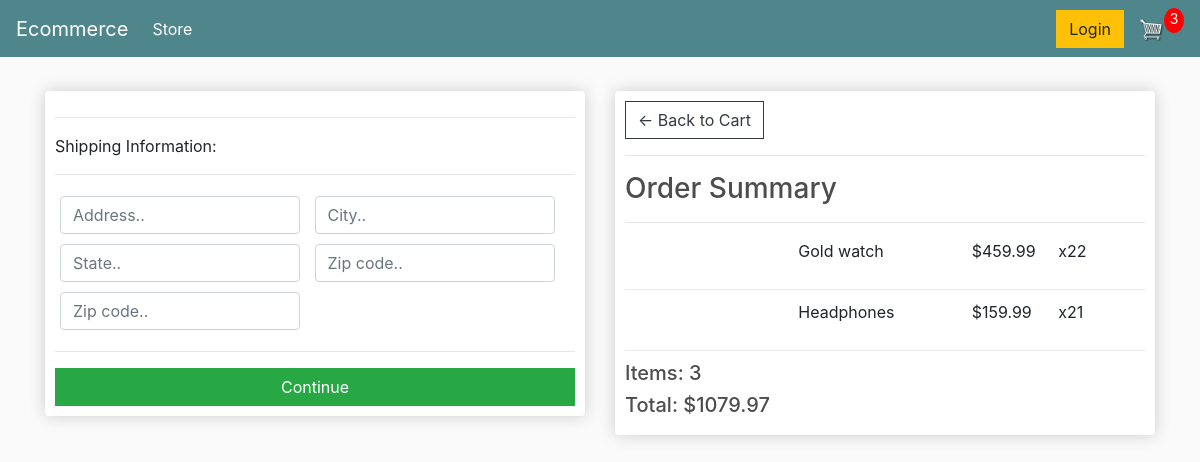
Before: /checkout/ (signed in) with the older database file.
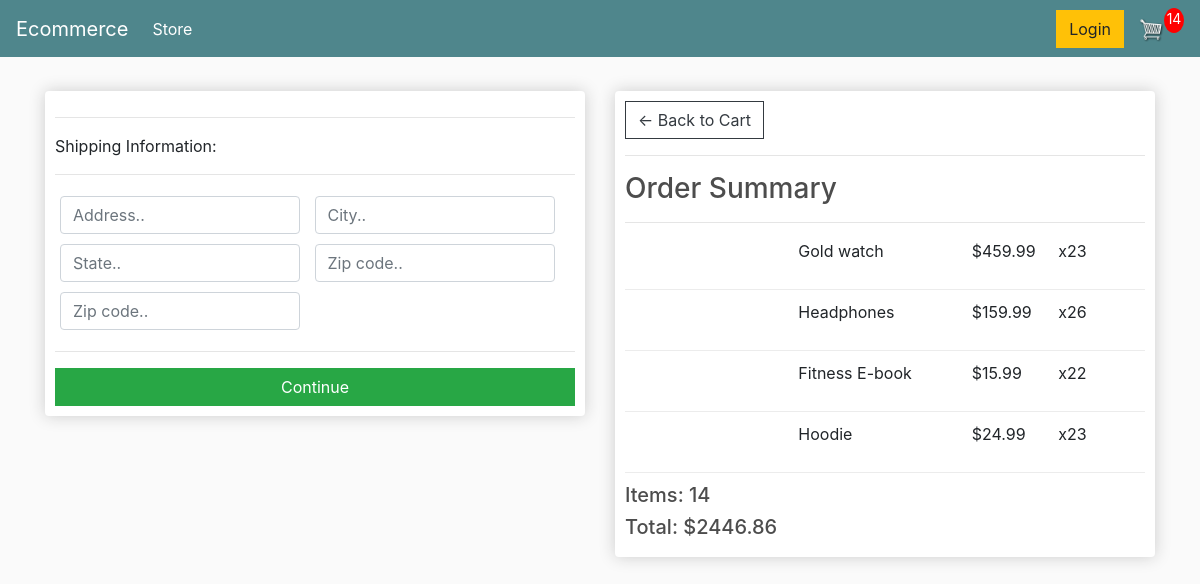
After: the same page with the newer database file.
### store/models.py (models this page shows, shortened)
class OrderItem(models.Model):
	product = models.ForeignKey(Product, on_delete=models.SET_NULL, null=True)
	order = models.ForeignKey(Order, on_delete=models.SET_NULL, null=True)
	quantity = models.IntegerField(default=0, null=True, blank=True)
	date_added = models.DateTimeField(auto_now_add=True)
	@property
	def get_total(self):
		total = self.product.price * self.quantity
		return total

class Product(models.Model):
	name = models.CharField(max_length=200)
	price = models.DecimalField(max_digits=7, decimal_places=2)
	digital = models.BooleanField(default=False,null=True, blank=True)
	image = models.ImageField(null=True, blank=True)

class Order(models.Model):
	customer = models.ForeignKey(Customer, on_delete=models.SET_NULL, null=True, blank=True)
	date_ordered = models.DateTimeField(auto_now_add=True)
	complete = models.BooleanField(default=False)
	transaction_id = models.CharField(max_length=100, null=True)
	@property
	def shipping(self):
		shipping = False
		orderitems = self.orderitem_set.all()
		for i in orderitems:
			if i.product.digital == False:
				shipping = True
		return shipping
	@property
	def get_cart_total(self):
		orderitems = self.orderitem_set.all()
		total = sum([item.get_total for item in orderitems])
		return total
	@property
	def get_cart_items(self):
		orderitems = self.orderitem_set.all()
		total = sum([item.quantity for item in orderitems])
		return total

### store/views.py (the view)
# urls.py: path('checkout/', views.checkout, name="checkout"),
def checkout(request):
	if request.user.is_authenticated:
		customer = request.user.customer
		order, created = Order.objects.get_or_create(customer=customer, complete=False)
		items = order.orderitem_set.all()
		cartItems = order.get_cart_items
	else:
		items = []
		order = {'get_cart_total':0, 'get_cart_items':0, 'shipping':False}
		cartItems = order['get_cart_items']
	context = {'items':items, 'order':order, 'cartItems':cartItems}
	return render(request, 'store/checkout.html', context)

### store/templates/store/checkout.html (shortened to what this page needs)
{% extends 'store/main.html' %}
{% load static %}
{% block content %}
<div class="row">
    <div class="col-lg-6">
        <div class="box-element" id="form-wrapper">
            <form id="form">
                <div id="shipping-info">
                    <hr>
                    <p>Shipping Information:</p>
                    <hr>
                    <div class="form-field">
                        <input class="form-control" type="text" name="address" placeholder="Address..">
                    </div>
                    <div class="form-field">
                        <input class="form-control" type="text" name="city" placeholder="City..">
                    </div>
                    <div class="form-field">
                        <input class="form-control" type="text" name="state" placeholder="State..">
                    </div>
                    <div class="form-field">
                        <input class="form-control" type="text" name="zipcode" placeholder="Zip code..">
                    </div>
                    <div class="form-field">
                        <input class="form-control" type="text" name="country" placeholder="Zip code..">
                    </div>
                </div>
                <hr>
                <input id="form-button" class="btn btn-success btn-block" type="submit" value="Continue">
            </form>
        </div>
        <br>
    </div>
    <div class="col-lg-6">
        <div class="box-element">
            <a  class="btn btn-outline-dark" href="{% url 'cart' %}">&#x2190; Back to Cart</a>
            <hr>
            <h3>Order Summary</h3>
            <hr>
            {% for item in items %}
            <div class="cart-row">
                <div style="flex:2"><img class="row-image" src="{{item.product.imageURL}}"></div>
                <div style="flex:2"><p>{{item.product.name}}</p></div>
                <div style="flex:1"><p>${{item.product.price}}</p></div>
                <div style="flex:1"><p>x2{{item.quantity}}</p></div>
            </div>
            {% endfor %}
            <h5>Items: {{order.get_cart_items}}</h5>
            <h5>Total: ${{order.get_cart_total|floatformat:2}}</h5>
        </div>
    </div>
</div>
{% endblock content %}

Changed rows visible on the page:
changed OrderItem "Gold watch": quantity "2" → "3"
changed OrderItem "Headphones": quantity "1" → "6"
added OrderItem: product.name "Fitness E-book", product.price "15.99", quantity "2"
added OrderItem: product.name "Hoodie", product.price "24.99", quantity "3"
changed through a linked row, Order: get_cart_items "3" → "14"; get_cart_total "1079.97" → "2446.86"
Other visible differences:
{{ cartItems }}: "3" → "14"
